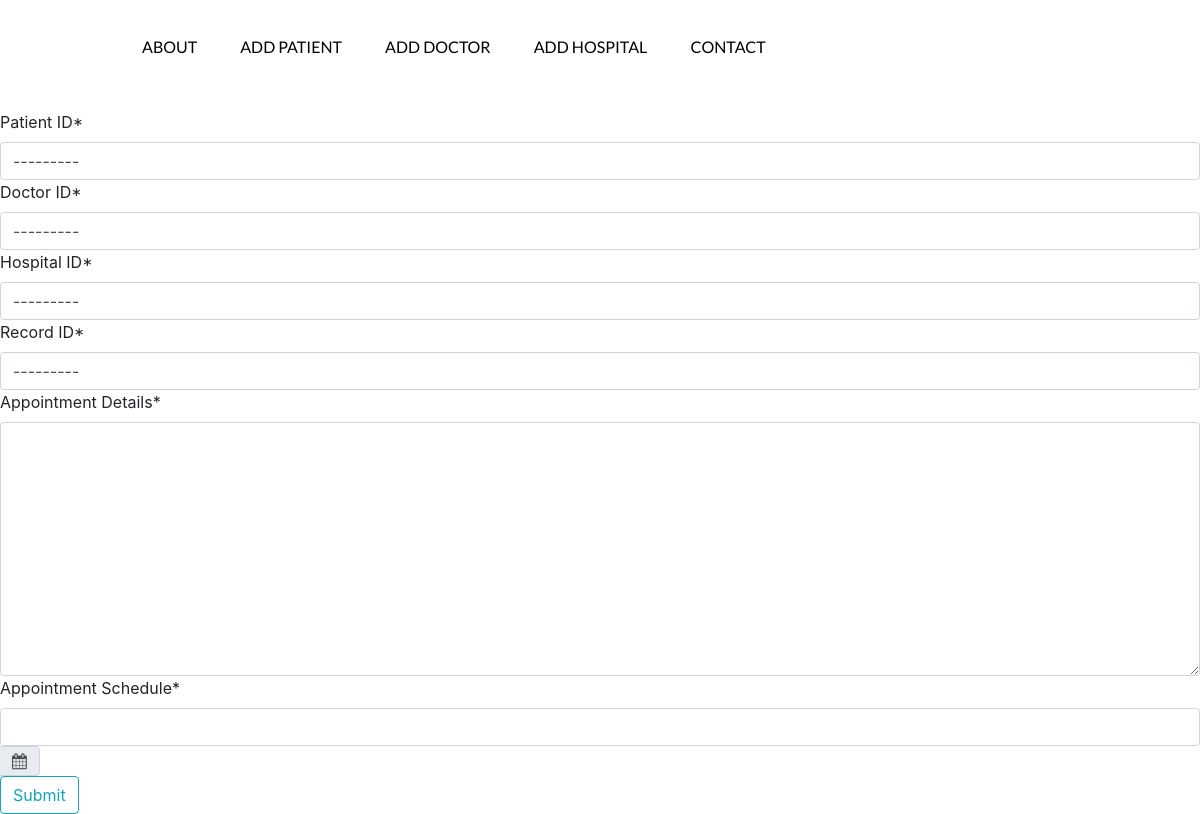
The page /MedicalApp/addAppointment/ on the database as committed earlier.
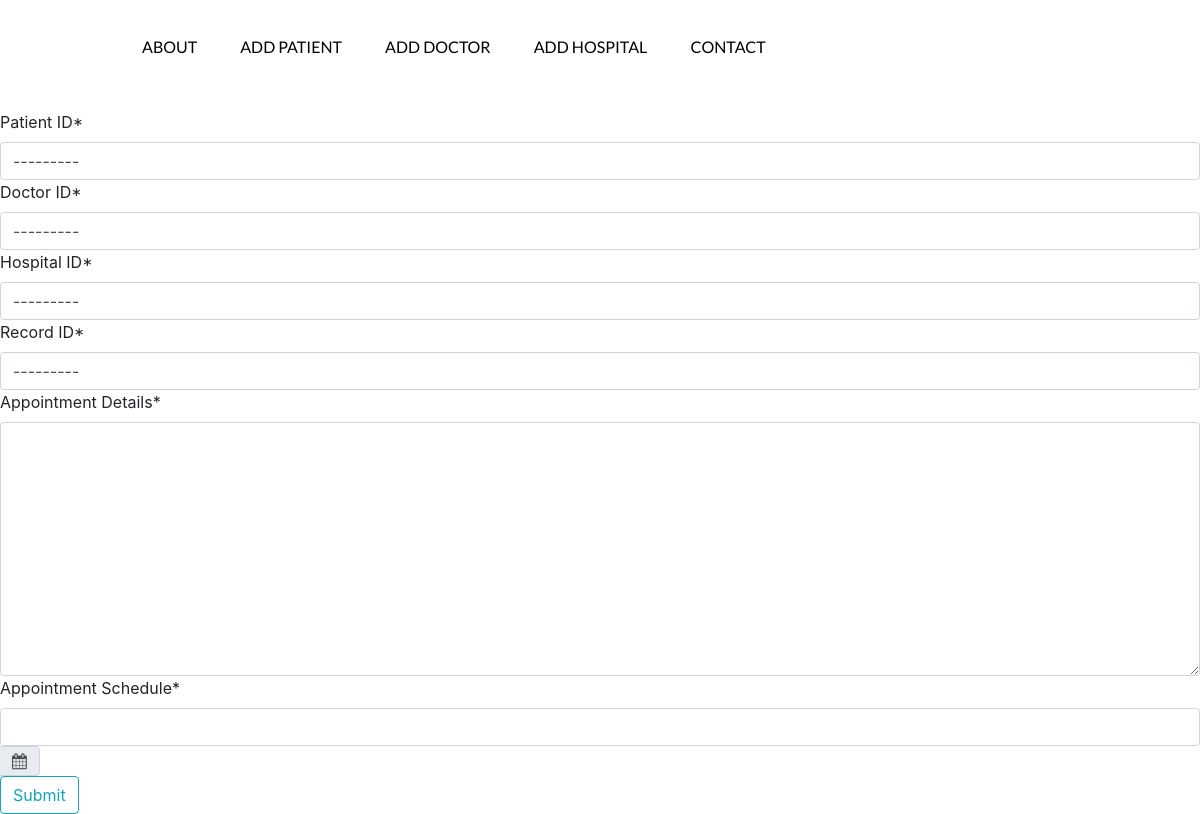
The same page on the database as committed later.
### MedicalApp/models.py (models this page shows)
class Record(models.Model):
    Patient_ID = models.ForeignKey(Patient, on_delete=models.CASCADE)
    Doctor_ID = models.ForeignKey(Doctor, on_delete=models.RESTRICT)
    Hospital_ID = models.ForeignKey(Hospital, on_delete=models.RESTRICT)
    New_Diagnosis = models.TextField()
    Record_Date = models.DateField(default=timezone.now)
    def __str__(self):
        return str(self.Patient_ID)

### MedicalApp/views.py (the view)
# urls.py: path('addAppointment/', views.create_appointment, name='AddAppointmentModule'),
def create_appointment(request):
    form = AppointmentForm()
    if request.method == 'POST':
        form = AppointmentForm(request.POST)
        if form.is_valid():
            form.save()
            return redirect('AppointmentsModule')
    context = {'form': form}
    return render(request, 'MedicalApp/addAppointment.html', context)

### MedicalApp/forms.py
class AppointmentForm(ModelForm):
    class Meta:
        model = Appointment
        fields = ('Patient_ID', 'Doctor_ID', 'Hospital_ID', 'Record_ID', 'Appointment_Details',
                  'Appointment_Schedule')
        widgets = {
            'Patient_ID': forms.Select(attrs={'class': 'form-control'}),
            'Doctor_ID': forms.Select(attrs={'class': 'form-control'}),
            'Hospital_ID': forms.Select(attrs={'class': 'form-control'}),
            'Record_ID': forms.Select(attrs={'class': 'form-control'}),
            'Appointment_Details': forms.Textarea(attrs={'class': 'form-control'}),
            'Appointment_Schedule': forms.DateTimeInput(attrs={'class': 'form-control datetimepicker-input',
                                                               'data-target': '#id_Appointment_Schedule'}),
        }

### MedicalApp/models.py (called while the page is built)
    def __str__(self):
        return self.Hospital_Name

### Users/models.py (called while the page is built)
    def __str__(self):
        return self.username

    def __str__(self):
        return str(self.user)

    def __str__(self):
        return str(self.user)

### MedicalApp/Templates/MedicalApp/addAppointment.html (shortened to what this page needs)
{% extends "MedicalApp/base.html" %}
{% load crispy_forms_filters %}
{% block content %}
    <form action="" method="POST">
        {{ form|crispy }}
        <div class="input-group date" id="id_Appointment_Schedule" data-target-input="nearest">
  <div class="input-group-append" data-target="#id_Appointment_Schedule" data-toggle="datetimepicker">
    <div class="input-group-text"><i class="fa fa-calendar"></i></div>
  </div>
</div>
        <input type="submit" class="btn btn-outline-info" style="text-align: center;" name="Submit">
    </form>
{% endblock content %}

Rows that differ between the two databases and show on the page:
added Record: Patient_ID "---------"
Other text that changed with them:
form field Patient_ID: "---------" → (not shown)
